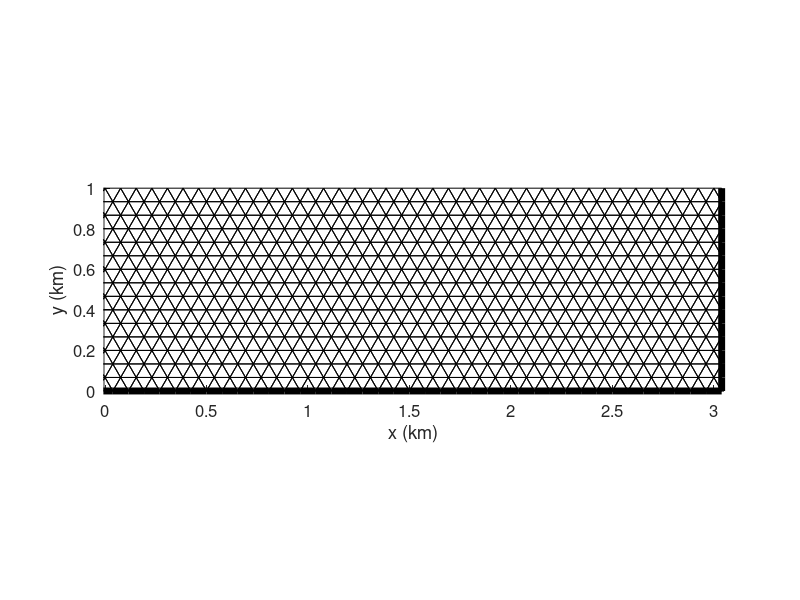

The MATLAB script that drew this image:
p = load('plumegrid/points.dat');
c = load('plumegrid/cells.dat');
e = load('plumegrid/edges.dat');

x = p(:,1)/1000;
y = p(:,2)/1000;
ip = 1+c(:,[3:5,3]);
ie = 1+e(:,[1,2]);
ig = find(e(:,3)==2);


figure(1);
clf;
hold on;
plot(x(ip)',y(ip)','k-');
plot(x(ie(ig,:))',y(ie(ig,:))','k-','linewidth',5);
set(gca,'fontsize',12);
axis image;
axis([-.005 3.05 -.001 1.001]);
xlabel('x (km)')
ylabel('y (km)');
